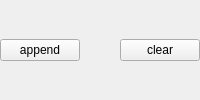
        <widget class="QDockWidget" name="dockWidget_3">
         <property name="sizePolicy">
          <sizepolicy hsizetype="Minimum" vsizetype="Expanding">
           <horstretch>0</horstretch>
           <verstretch>0</verstretch>
          </sizepolicy>
         </property>
         <property name="minimumSize">
          <size>
           <width>150</width>
           <height>60</height>
          </size>
         </property>
         <property name="features">
          <set>QDockWidget::DockWidgetFloatable|QDockWidget::DockWidgetMovable</set>
         </property>
         <property name="allowedAreas">
          <set>Qt::AllDockWidgetAreas</set>
         </property>
         <property name="windowTitle">
          <string>Decay curves</string>
         </property>
         <widget class="QWidget" name="dockWidgetContents_3">
          <layout class="QGridLayout" name="gridLayout_3">
           <property name="leftMargin">
            <number>0</number>
           </property>
           <property name="topMargin">
            <number>0</number>
           </property>
           <property name="rightMargin">
            <number>0</number>
           </property>
           <property name="bottomMargin">
            <number>0</number>
           </property>
           <property name="spacing">
            <number>0</number>
           </property>
           <item row="0" column="1">
            <widget class="QPushButton" name="pushButton_7">
             <property name="text">
              <string>append</string>
             </property>
            </widget>
           </item>
           <item row="2" column="0" colspan="5">
            <layout class="QVBoxLayout" name="verticalLayout_9">
             <property name="spacing">
              <number>0</number>
             </property>
             <property name="sizeConstraint">
              <enum>QLayout::SetNoConstraint</enum>
             </property>
            </layout>
           </item>
           <item row="0" column="2">
            <spacer name="horizontalSpacer">
             <property name="orientation">
              <enum>Qt::Horizontal</enum>
             </property>
             <property name="sizeHint" stdset="0">
              <size>
               <width>40</width>
               <height>20</height>
              </size>
             </property>
            </spacer>
           </item>
           <item row="0" column="3">
            <widget class="QPushButton" name="pushButton_8">
             <property name="text">
              <string>clear</string>
             </property>
            </widget>
           </item>
          </layout>
         </widget>
        </widget>
